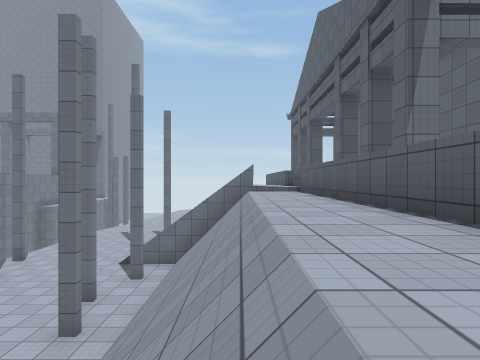
View 1 (above)

19 first-person views from a walk through a 3-D level made in the Unity game engine. The camera is 1.2 m above the floor, looks level and sees 75° across. The floor is counted in squares, 2 m on a side. Each view is taken from the middle of a square. On the plan, view 1 faces up. The plan holds only what a view shows up to about 9 squares ahead; the rest is blank. The place goes on beyond the plan. Surface patterns are stand-ins for the level's own textures.

View 2
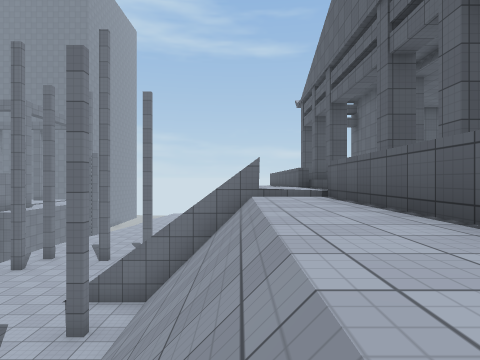

View 3
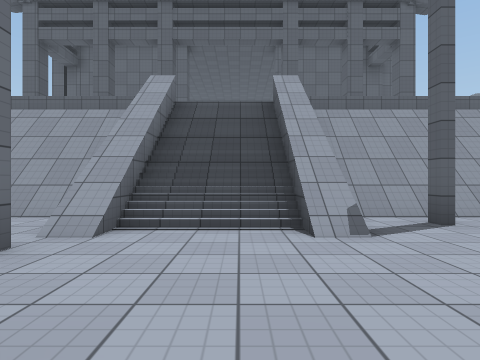

View 4
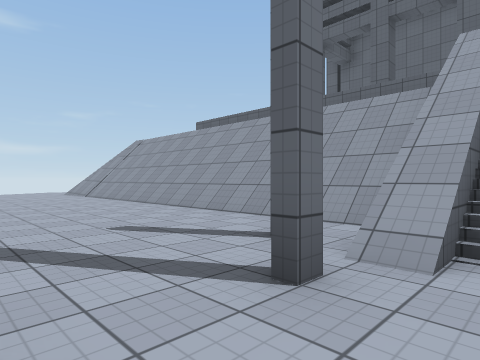

View 5
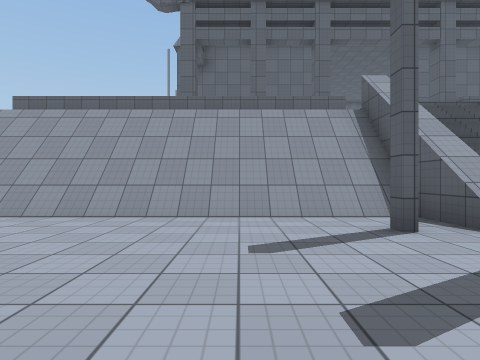

View 6
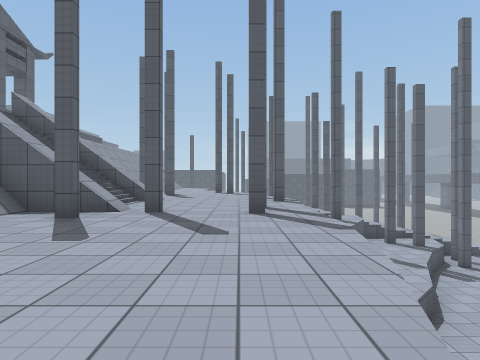

View 7
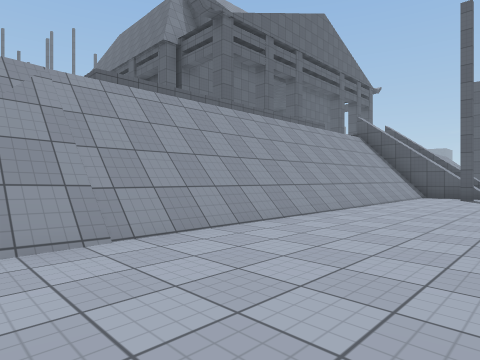

View 8
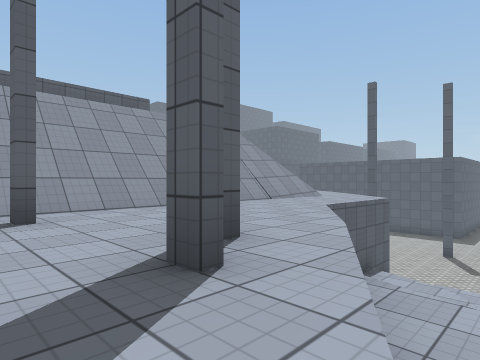

View 9
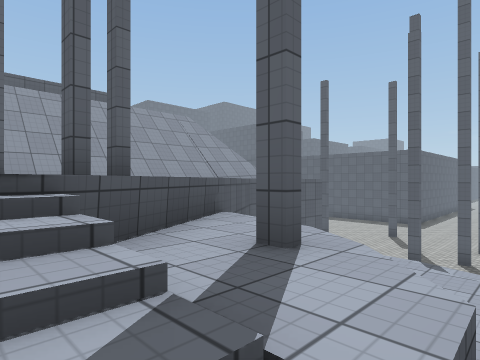

View 10
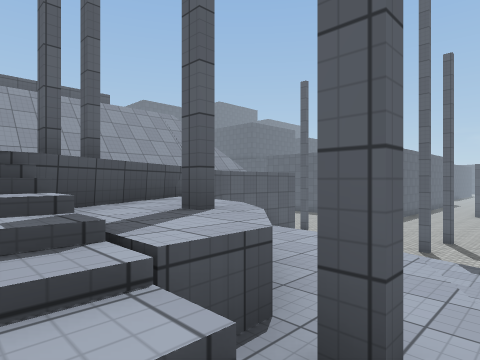

View 11
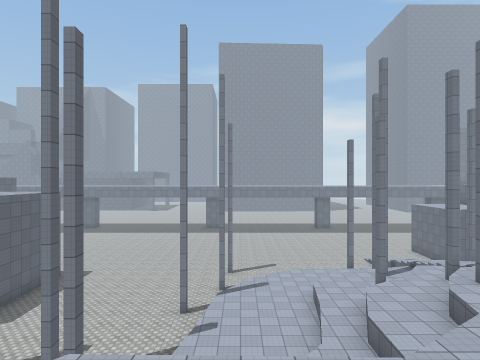

View 12
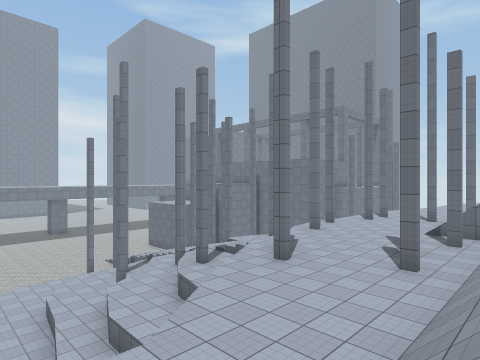

View 13
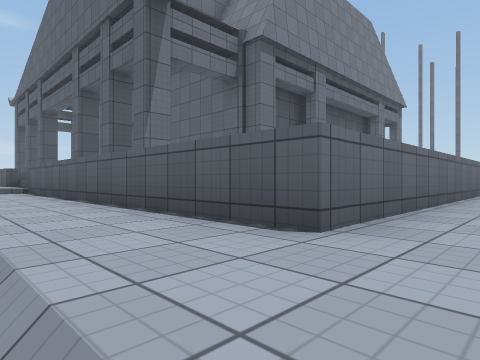

View 14
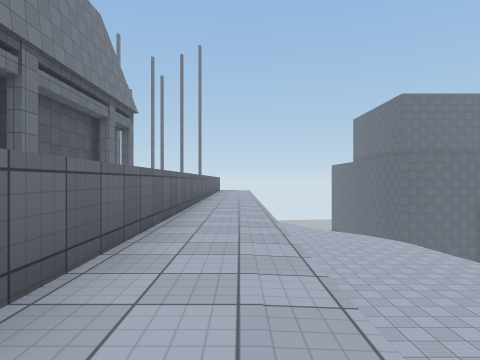

View 15
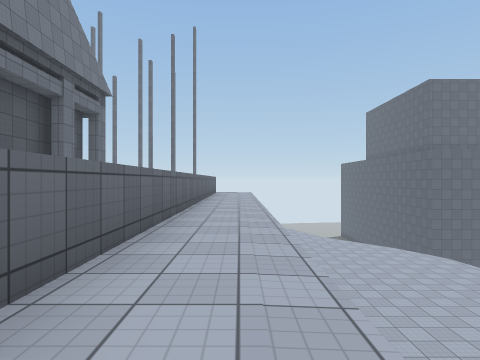

View 16
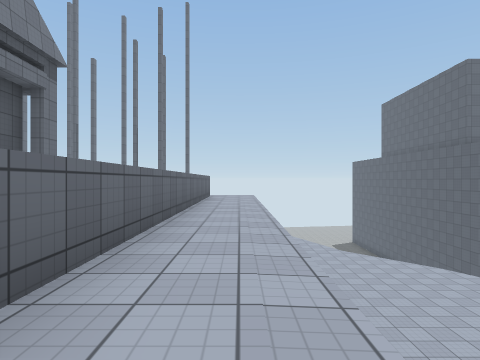

View 17
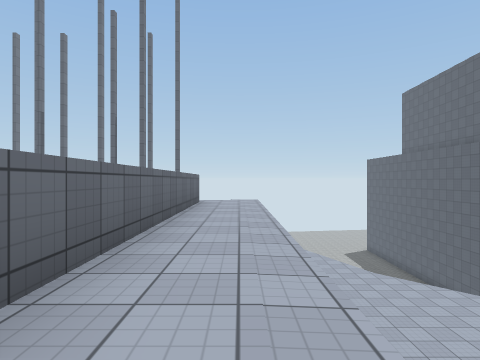

View 18
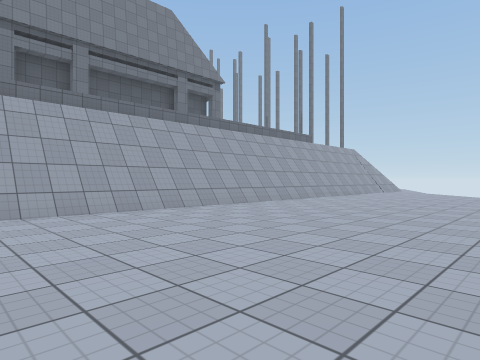

View 19
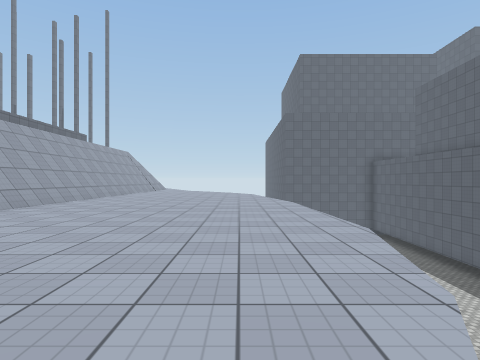

### Floor plan
Key: @ floor where view 1 was taken; # wall or solid block; x gap in a wall; . main floor; - floor 2 m lower than the main floor; _ floor 3 m lower than the main floor; < floor 3.25 m lower than the main floor; : floor 4.5 m higher than the main floor; + floor 4.75 m higher than the main floor; ( floor 5 m lower than the main floor; / step, stairs or slope; = window, fence, low wall or low ledge; ^ raised ledge; v drop or lower ground.
Columns run from 10 left of view 1 to 19 right of it. Each row starts with its distance up from view 1.
 25      .../
 24      ...///
 23      ...///
 22      .../// ^
 21      .../// ^
 20      .../// ^
 19     ..../// ^
 18    /..../// ^
 17    /..../// ^
 16    ...../// ^
 15    ...../// ^#
 14 vv ....#/// ^
 13 v_ .#..=xx#
 12 v  #...////+
 11    ....////++
 10    #...////++
  9    .....///:^#
  8     ...////:^
  7     ...////:^#
  6 ////....///:^#
  5 #^^^#..#///:^
  4  #^^^#..///:^
  3  --^^v..///:^
  2  xx## ..///:^
  1 vvv<  /////:^^^^^^^^^^^^^^^^^:
  0 vvvv<</.//@:::::::::::::::::::
 -1 vvv vv<.//  vvvvvvvvvvvvvvvv
 -2 vvvvvvv./      #######
 -3 ((((((/        ...............
 -4 ((((((        ................
 -5 ((((          .............../
 -6 (((          ...............(
 -7 (((         /............
 -8              //.......
 -9                 ((
-10
-11
-12                    ((
-13                    ((

Where each view was taken, in squares from view 1:
view 1: 0 up, 0 right, facing up
view 2: 3 up, 0 right, facing up
view 3: 11 up, 7 left, facing right
view 4: 12 up, 6 left, facing up-right
view 5: 16 up, 7 left, facing right
view 6: 19 up, 6 left, facing down
view 7: 25 up, 5 left, facing down-right
view 8: 6 up, 7 left, facing down-right
view 9: 6 up, 9 left, facing down-right
view 10: 6 up, 10 left, facing down-right
view 11: 1 down, 1 left, facing left
view 12: 1 down, 1 left, facing up-left
view 13: 0 up, 0 right, facing up-right
view 14: 0 up, 1 right, facing right
view 15: 0 up, 4 right, facing right
view 16: 0 up, 7 right, facing right
view 17: 0 up, 10 right, facing right
view 18: 8 down, 4 right, facing up-right
view 19: 7 down, 2 right, facing right
